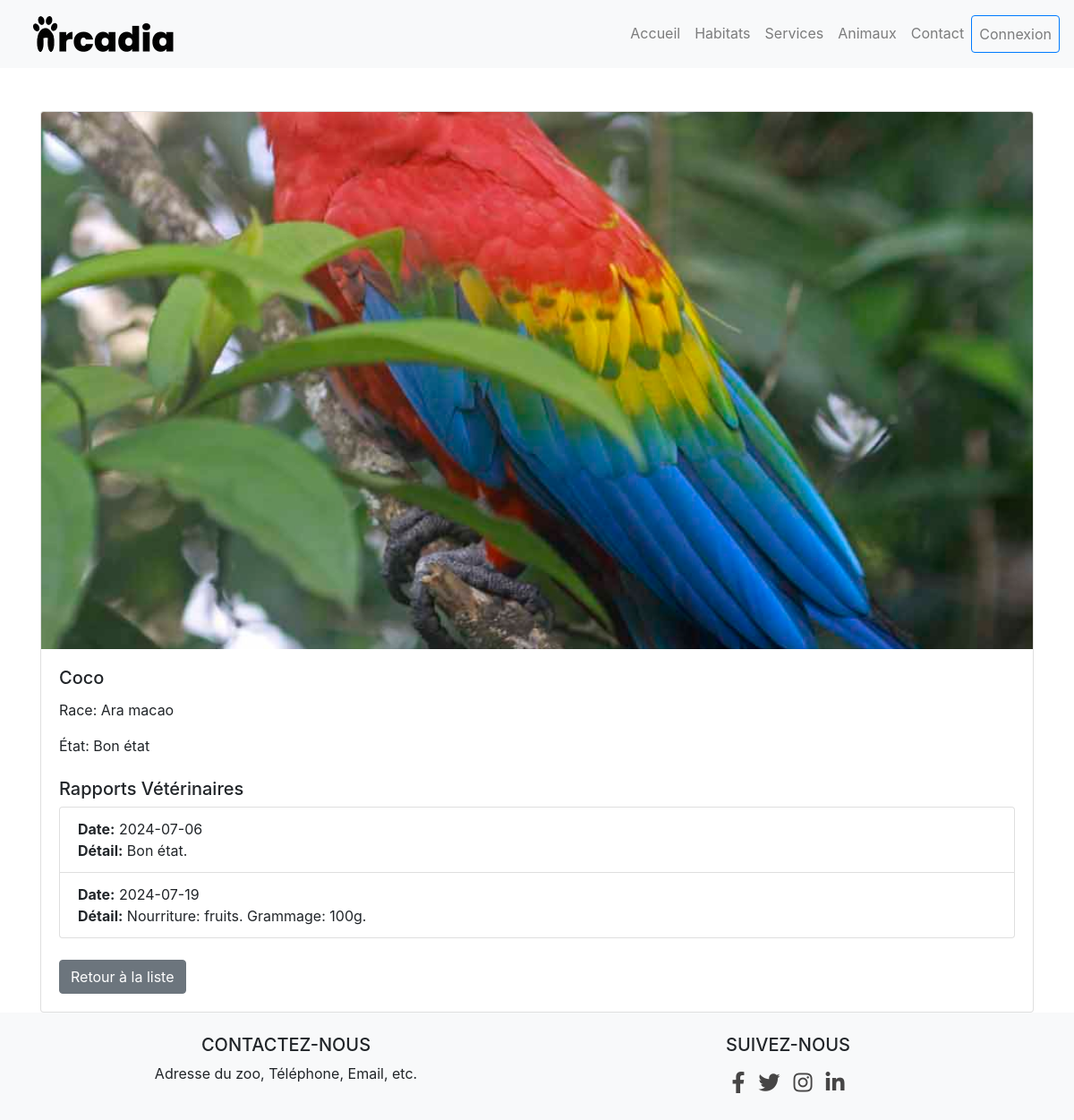
Page /animal_detail.php?id=6 on the committed database.
### tables this page shows
CREATE TABLE `animal` (
  `animal_id` int NOT NULL AUTO_INCREMENT,
  `prenom` varchar(50) NOT NULL,
  `etat` varchar(50) DEFAULT NULL,
  `image` varchar(255) DEFAULT NULL,
  `race` varchar(50) DEFAULT NULL,
  PRIMARY KEY (`animal_id`)
);

CREATE TABLE `rapport_veterinaire` (
  `rapport_veterinaire_id` int NOT NULL AUTO_INCREMENT,
  `animal_id` int DEFAULT NULL,
  `date` date NOT NULL,
  `detail` varchar(50) DEFAULT NULL,
  PRIMARY KEY (`rapport_veterinaire_id`)
);

### animal_detail.php (the view, shortened to what this page needs)
<!DOCTYPE html>
<html lang="fr">
<head>
    <link href="https://stackpath.bootstrapcdn.com/bootstrap/4.5.2/css/bootstrap.min.css" rel="stylesheet">
    <link rel="stylesheet" href="https://cdnjs.cloudflare.com/ajax/libs/font-awesome/5.15.4/css/all.min.css">
</head>
<body>
    <div class="container mt-5">
        <?php
        $servername = "localhost";
        $username = "root";
        $password = "Eliott64*";
        $dbname = "zoo";
        $conn = new mysqli($servername, $username, $password, $dbname);
        $animal_id = $_GET['id'];
        $sql = "SELECT prenom, race, image, etat FROM animal WHERE animal_id = ?";
        $stmt = $conn->prepare($sql);
        $stmt->bind_param("i", $animal_id);
        $stmt->execute();
        $stmt->bind_result($prenom, $race, $image, $etat);
        if ($prenom) {
            $image = str_replace('1.jpg', '.jpg', $image);
            echo '<div class="card">';
            echo '<img src="../assets/images/' . htmlspecialchars($image) . '" class="card-img-top" alt="' . htmlspecialchars($prenom) . '">';
            echo '<div class="card-body">';
            echo '<h5 class="card-title">' . htmlspecialchars($prenom) . '</h5>';
            echo '<p class="card-text">Race: ' . htmlspecialchars($race) . '</p>';
            echo '<p class="card-text">État: ' . htmlspecialchars($etat) . '</p>';
            $sql_vet = "SELECT date, detail FROM rapport_veterinaire WHERE animal_id = ?";
            $stmt_vet = $conn->prepare($sql_vet);
            $stmt_vet->bind_param("i", $animal_id);
            $stmt_vet->execute();
            $stmt_vet->store_result();
            $stmt_vet->bind_result($date, $detail);
            if ($stmt_vet->num_rows > 0) {
                echo '<h5 class="mt-4">Rapports Vétérinaires</h5>';
                echo '<ul class="list-group">';
                while ($stmt_vet->fetch()) {
                    echo '<li class="list-group-item">';
                    echo '<strong>Date:</strong> ' . htmlspecialchars($date) . '<br>';
                    if (!empty($detail)) {
                        echo '<strong>Détail:</strong> ' . htmlspecialchars($detail) . '<br>';
                    }
                    echo '</li>';
                }
                echo '</ul>';
            } else {
                echo '<p>Aucun rapport vétérinaire trouvé.</p>';
            }
            echo '<a href="animal.php" class="btn btn-secondary mt-4">Retour à la liste</a>';
            echo '</div>';
            echo '</div>';
        } else {
            echo "<p>Aucun détail trouvé pour cet animal.</p>";
        }
        ?>
    </div>
</body>
</html>

### animal_detail.php (style rules this page uses)
.card-img-top { max-height: 600px; object-fit: cover; }

### rows in the picture
animal: image (picture), prenom "Coco", race "Ara macao", etat "Bon état"
rapport_veterinaire: date "2024-07-06", detail "Bon état."
rapport_veterinaire: date "2024-07-19", detail "Nourriture: fruits. Grammage: 100g."
